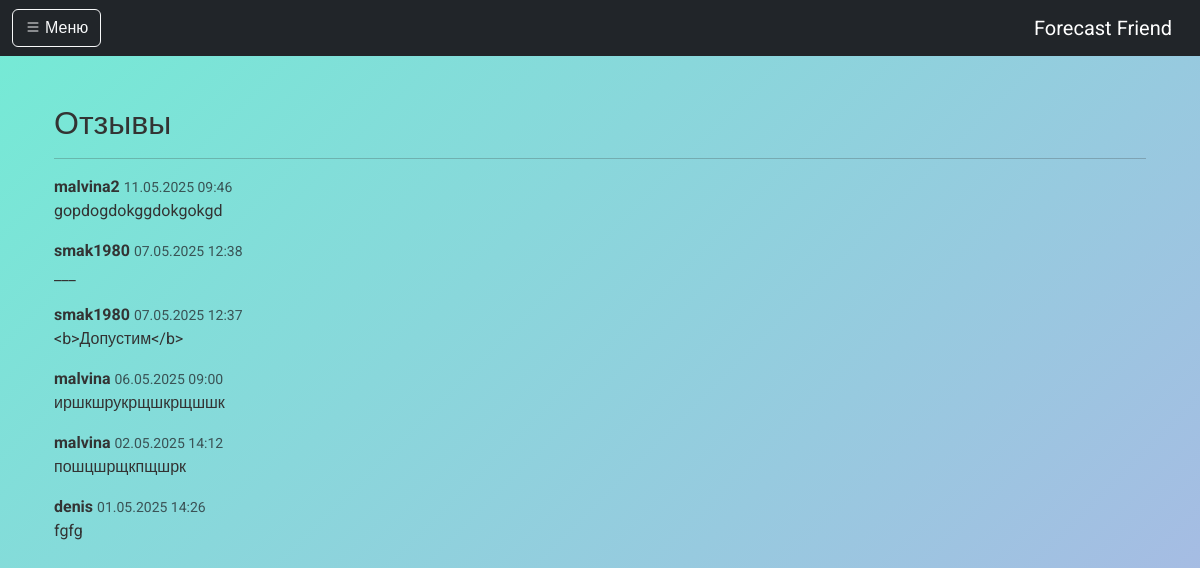
The page /reviews/ on the database as committed earlier.
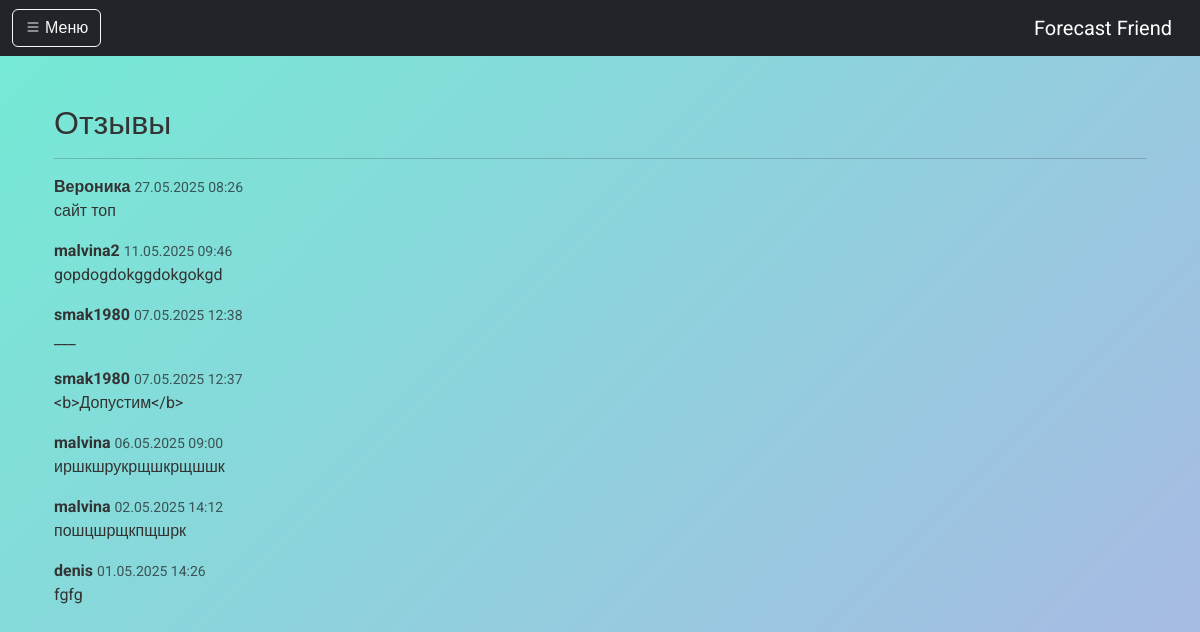
The same page on the database as committed later.
### core/models.py (models this page shows, shortened)
class Review(models.Model):
    user = models.ForeignKey(User, on_delete=models.CASCADE)
    text = models.TextField("Текст отзыва")
    created_at = models.DateTimeField(auto_now_add=True)
    is_visible = models.BooleanField(default=True)  # 👈 для скрытия/показа

### core/views.py (the view)
# urls.py: path('reviews/', review_page, name='review_page'),
def review_page(request):
    reviews = Review.objects.filter(is_visible=True).order_by('-created_at')
    form = ReviewForm(request.POST or None)
    if request.method == 'POST' and form.is_valid():
        review = form.save(commit=False)
        review.user = request.user
        review.save()
        return redirect('review_page')
    return render(request, 'reviews.html', {'form': form, 'reviews': reviews})

### core/templates/reviews.html (shortened to what this page needs)
{% extends 'base.html' %} {% block content %}
<div class="container mt-5">
  <h2>Отзывы</h2>
  <hr />
  {% for review in reviews %}
  <div class="mb-3">
    <strong>{{ review.user.username }}</strong>
    <small class="text-muted">{{ review.created_at|date:"d.m.Y H:i" }}</small>
    <p>{{ review.text }}</p>
  </div>
  {% empty %}
  <p>Пока нет отзывов.</p>
  {% endfor %}
</div>
{% endblock %}

### core/templates/base.html (shortened to what this page needs)
{% load static %}
<!DOCTYPE html>
<html lang="ru">
<head>
  <link href="https://cdn.jsdelivr.net/npm/bootstrap@5.3.2/dist/css/bootstrap.min.css" rel="stylesheet" />
  <link rel="stylesheet" href="https://cdn.jsdelivr.net/npm/bootstrap-icons@1.8.0/font/bootstrap-icons.css">
  <link rel="stylesheet" href="{% static 'css/style.css' %}" />
</head>
<body>
  <div aria-live="polite" aria-atomic="true" class="position-relative">
    <div class="toast-container position-fixed top-0 end-0 p-3">
    </div>
  </div>
  <nav class="navbar navbar-dark bg-dark">
    <div class="container-fluid">
      <button class="btn btn-outline-light" type="button" data-bs-toggle="offcanvas" data-bs-target="#sidebarMenu"
        aria-controls="sidebarMenu">
        <i class="bi bi-list"></i> Меню
      </button>
      <a class="navbar-brand ms-3" href="{% url 'country_list' %}">Forecast Friend</a>
    </div>
  </nav>
  <main class="container-lg mt-4 mb-5">
    {% block content %}{% endblock %}
  </main>
</body>
</html>

### static/css/style.css (style rules this page uses)
body { font-family: 'Roboto', sans-serif; background: linear-gradient(135deg, #74ebd5, #acb6e5); min-height: 100vh; margin: 0; padding: 0; color: #333; }

Rows that differ between the two databases and show on the page:
added Review: user.username "Вероника", created_at "27.05.2025 08:26", text "сайт топ"
